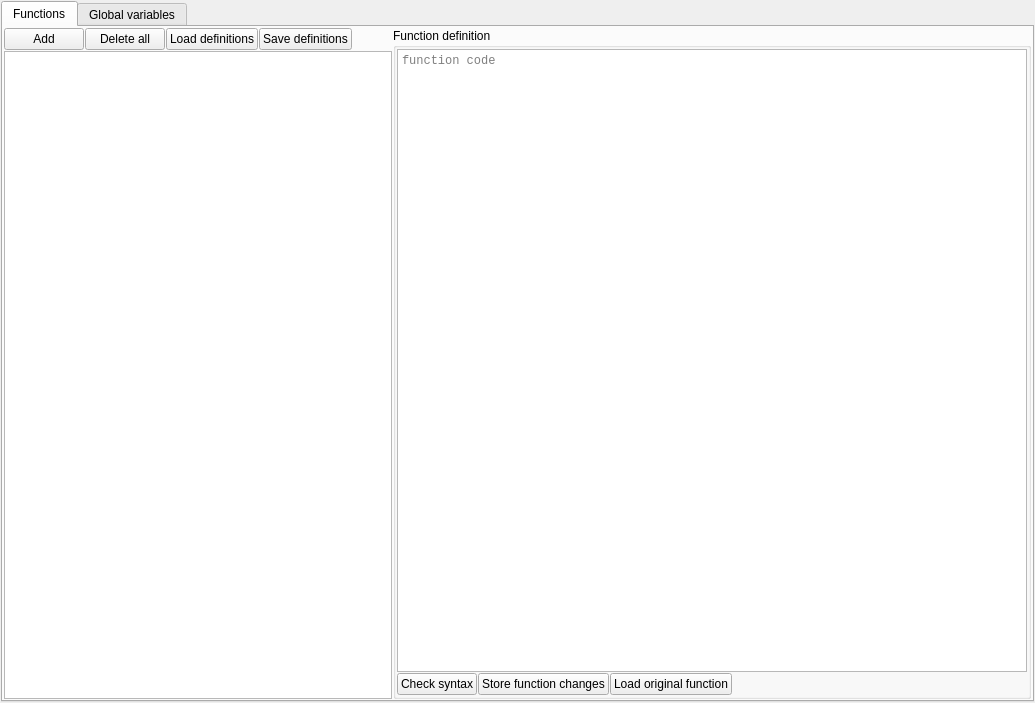
<?xml version="1.0" encoding="UTF-8"?>
<ui version="4.0">
 <class>FunctionsManager</class>
 <widget class="QWidget" name="FunctionsManager">
  <property name="geometry">
   <rect>
    <x>0</x>
    <y>0</y>
    <width>1035</width>
    <height>703</height>
   </rect>
  </property>
  <property name="windowTitle">
   <string>Form</string>
  </property>
  <layout class="QVBoxLayout" name="verticalLayout">
   <property name="spacing">
    <number>1</number>
   </property>
   <property name="leftMargin">
    <number>1</number>
   </property>
   <property name="topMargin">
    <number>1</number>
   </property>
   <property name="rightMargin">
    <number>1</number>
   </property>
   <property name="bottomMargin">
    <number>1</number>
   </property>
   <item>
    <widget class="QTabWidget" name="tabs">
     <property name="currentIndex">
      <number>0</number>
     </property>
     <widget class="QWidget" name="tab">
      <attribute name="title">
       <string>Functions</string>
      </attribute>
      <layout class="QGridLayout" name="gridLayout_2" columnstretch="0,1">
       <property name="leftMargin">
        <number>1</number>
       </property>
       <property name="topMargin">
        <number>1</number>
       </property>
       <property name="rightMargin">
        <number>1</number>
       </property>
       <property name="bottomMargin">
        <number>1</number>
       </property>
       <property name="spacing">
        <number>1</number>
       </property>
       <item row="0" column="0">
        <layout class="QHBoxLayout" name="horizontalLayout_2">
         <property name="spacing">
          <number>1</number>
         </property>
         <item>
          <widget class="QPushButton" name="add_btn">
           <property name="text">
            <string>Add</string>
           </property>
           <property name="icon">
            <iconset resource="resource.qrc">
             <normaloff>:/plus.png</normaloff>:/plus.png</iconset>
           </property>
           <property name="iconSize">
            <size>
             <width>24</width>
             <height>24</height>
            </size>
           </property>
          </widget>
         </item>
         <item>
          <widget class="QPushButton" name="erase_btn">
           <property name="toolTip">
            <string/>
           </property>
           <property name="text">
            <string>Delete all</string>
           </property>
           <property name="icon">
            <iconset resource="resource.qrc">
             <normaloff>:/erase.png</normaloff>:/erase.png</iconset>
           </property>
           <property name="iconSize">
            <size>
             <width>24</width>
             <height>24</height>
            </size>
           </property>
          </widget>
         </item>
         <item>
          <widget class="QPushButton" name="import_btn">
           <property name="text">
            <string>Load definitions</string>
           </property>
           <property name="icon">
            <iconset resource="resource.qrc">
             <normaloff>:/open.png</normaloff>:/open.png</iconset>
           </property>
           <property name="iconSize">
            <size>
             <width>24</width>
             <height>24</height>
            </size>
           </property>
          </widget>
         </item>
         <item>
          <widget class="QPushButton" name="export_btn">
           <property name="text">
            <string>Save definitions</string>
           </property>
           <property name="icon">
            <iconset resource="resource.qrc">
             <normaloff>:/save.png</normaloff>:/save.png</iconset>
           </property>
           <property name="iconSize">
            <size>
             <width>24</width>
             <height>24</height>
            </size>
           </property>
          </widget>
         </item>
         <item>
          <spacer name="horizontalSpacer_5">
           <property name="orientation">
            <enum>Qt::Orientation::Horizontal</enum>
           </property>
           <property name="sizeHint" stdset="0">
            <size>
             <width>40</width>
             <height>20</height>
            </size>
           </property>
          </spacer>
         </item>
        </layout>
       </item>
       <item row="0" column="1" rowspan="2">
        <widget class="QGroupBox" name="function_group">
         <property name="title">
          <string>Function definition</string>
         </property>
         <layout class="QGridLayout" name="gridLayout" rowstretch="0,0">
          <property name="leftMargin">
           <number>1</number>
          </property>
          <property name="topMargin">
           <number>1</number>
          </property>
          <property name="rightMargin">
           <number>1</number>
          </property>
          <property name="bottomMargin">
           <number>1</number>
          </property>
          <property name="spacing">
           <number>1</number>
          </property>
          <item row="0" column="0" colspan="2">
           <widget class="QPlainTextEdit" name="function_definition">
            <property name="font">
             <font>
              <family>Consolas</family>
             </font>
            </property>
            <property name="horizontalScrollBarPolicy">
             <enum>Qt::ScrollBarPolicy::ScrollBarAsNeeded</enum>
            </property>
            <property name="lineWrapMode">
             <enum>QPlainTextEdit::LineWrapMode::NoWrap</enum>
            </property>
            <property name="tabStopDistance">
             <double>140.000000000000000</double>
            </property>
            <property name="placeholderText">
             <string>function code</string>
            </property>
           </widget>
          </item>
          <item row="1" column="0" colspan="2">
           <layout class="QHBoxLayout" name="horizontalLayout_3">
            <property name="spacing">
             <number>1</number>
            </property>
            <item>
             <widget class="QPushButton" name="check_syntax_btn">
              <property name="text">
               <string>Check syntax</string>
              </property>
              <property name="icon">
               <iconset resource="resource.qrc">
                <normaloff>:/checkmark.png</normaloff>:/checkmark.png</iconset>
              </property>
             </widget>
            </item>
            <item>
             <widget class="QPushButton" name="store_btn">
              <property name="text">
               <string>Store function changes</string>
              </property>
              <property name="icon">
               <iconset resource="resource.qrc">
                <normaloff>:/shift_down.png</normaloff>:/shift_down.png</iconset>
              </property>
             </widget>
            </item>
            <item>
             <widget class="QPushButton" name="load_original_function_btn">
              <property name="text">
               <string>Load original function</string>
              </property>
              <property name="icon">
               <iconset resource="resource.qrc">
                <normaloff>:/shift_up.png</normaloff>:/shift_up.png</iconset>
              </property>
             </widget>
            </item>
            <item>
             <spacer name="horizontalSpacer_2">
              <property name="orientation">
               <enum>Qt::Orientation::Horizontal</enum>
              </property>
              <property name="sizeHint" stdset="0">
               <size>
                <width>40</width>
                <height>20</height>
               </size>
              </property>
             </spacer>
            </item>
           </layout>
          </item>
         </layout>
        </widget>
       </item>
       <item row="1" column="0">
        <widget class="MinimalListWidget" name="functions_list">
         <property name="minimumSize">
          <size>
           <width>300</width>
           <height>0</height>
          </size>
         </property>
        </widget>
       </item>
      </layout>
     </widget>
     <widget class="QWidget" name="tab_2">
      <attribute name="title">
       <string>Global variables</string>
      </attribute>
      <layout class="QGridLayout" name="gridLayout_3">
       <property name="leftMargin">
        <number>1</number>
       </property>
       <property name="topMargin">
        <number>1</number>
       </property>
       <property name="rightMargin">
        <number>1</number>
       </property>
       <property name="bottomMargin">
        <number>1</number>
       </property>
       <property name="spacing">
        <number>1</number>
       </property>
       <item row="1" column="2">
        <spacer name="horizontalSpacer">
         <property name="orientation">
          <enum>Qt::Orientation::Horizontal</enum>
         </property>
         <property name="sizeHint" stdset="0">
          <size>
           <width>637</width>
           <height>20</height>
          </size>
         </property>
        </spacer>
       </item>
       <item row="0" column="0" colspan="3">
        <widget class="QPlainTextEdit" name="globals_definition">
         <property name="tabStopDistance">
          <double>140.000000000000000</double>
         </property>
        </widget>
       </item>
       <item row="1" column="0">
        <widget class="QPushButton" name="check_globals_syntax_btn">
         <property name="text">
          <string>Check syntax</string>
         </property>
         <property name="icon">
          <iconset resource="resource.qrc">
           <normaloff>:/checkmark.png</normaloff>:/checkmark.png</iconset>
         </property>
        </widget>
       </item>
       <item row="1" column="1">
        <widget class="QPushButton" name="load_original_globals_btn">
         <property name="text">
          <string>Load original globals</string>
         </property>
         <property name="icon">
          <iconset resource="resource.qrc">
           <normaloff>:/shift_up.png</normaloff>:/shift_up.png</iconset>
         </property>
        </widget>
       </item>
      </layout>
     </widget>
    </widget>
   </item>
  </layout>
 </widget>
 <customwidgets>
  <customwidget>
   <class>MinimalListWidget</class>
   <extends>QListWidget</extends>
   <header>asammdf.gui.widgets.list.h</header>
  </customwidget>
 </customwidgets>
 <resources>
  <include location="resource.qrc"/>
 </resources>
 <connections/>
</ui>
